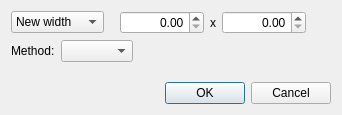
<?xml version="1.0" encoding="UTF-8"?>
<ui version="4.0">
 <class>MacroConfigResizeDialog</class>
 <widget class="QDialog" name="MacroConfigResizeDialog">
  <property name="windowModality">
   <enum>Qt::ApplicationModal</enum>
  </property>
  <property name="geometry">
   <rect>
    <x>0</x>
    <y>0</y>
    <width>342</width>
    <height>115</height>
   </rect>
  </property>
  <property name="windowTitle">
   <string>Resize</string>
  </property>
  <layout class="QVBoxLayout" name="verticalLayout">
   <item>
    <layout class="QVBoxLayout" name="verticalLayout_2">
     <item>
      <layout class="QHBoxLayout" name="horizontalLayout_3">
       <item>
        <widget class="QComboBox" name="comboBoxResizeMode">
         <item>
          <property name="text">
           <string>New width</string>
          </property>
         </item>
         <item>
          <property name="text">
           <string>New height</string>
          </property>
         </item>
         <item>
          <property name="text">
           <string>Long side</string>
          </property>
         </item>
         <item>
          <property name="text">
           <string>Short side</string>
          </property>
         </item>
         <item>
          <property name="text">
           <string>Scale to</string>
          </property>
         </item>
         <item>
          <property name="text">
           <string>New size</string>
          </property>
         </item>
        </widget>
       </item>
       <item>
        <spacer name="horizontalSpacer_5">
         <property name="orientation">
          <enum>Qt::Horizontal</enum>
         </property>
         <property name="sizeType">
          <enum>QSizePolicy::Fixed</enum>
         </property>
         <property name="sizeHint" stdset="0">
          <size>
           <width>10</width>
           <height>20</height>
          </size>
         </property>
        </spacer>
       </item>
       <item>
        <widget class="QDoubleSpinBox" name="doubleSpinBoxResizeW">
         <property name="alignment">
          <set>Qt::AlignRight|Qt::AlignTrailing|Qt::AlignVCenter</set>
         </property>
         <property name="maximum">
          <double>999999.989999999990687</double>
         </property>
        </widget>
       </item>
       <item>
        <widget class="QLabel" name="labelResizeOpLabel">
         <property name="sizePolicy">
          <sizepolicy hsizetype="Minimum" vsizetype="Preferred">
           <horstretch>0</horstretch>
           <verstretch>0</verstretch>
          </sizepolicy>
         </property>
         <property name="text">
          <string>x</string>
         </property>
        </widget>
       </item>
       <item>
        <widget class="QDoubleSpinBox" name="doubleSpinBoxResizeH">
         <property name="alignment">
          <set>Qt::AlignRight|Qt::AlignTrailing|Qt::AlignVCenter</set>
         </property>
         <property name="maximum">
          <double>999999.989999999990687</double>
         </property>
        </widget>
       </item>
       <item>
        <spacer name="horizontalSpacer_3">
         <property name="orientation">
          <enum>Qt::Horizontal</enum>
         </property>
         <property name="sizeHint" stdset="0">
          <size>
           <width>40</width>
           <height>20</height>
          </size>
         </property>
        </spacer>
       </item>
      </layout>
     </item>
     <item>
      <layout class="QHBoxLayout" name="horizontalLayout_4">
       <item>
        <widget class="QLabel" name="labelResizeAlgo">
         <property name="text">
          <string>Method:</string>
         </property>
        </widget>
       </item>
       <item>
        <widget class="QComboBox" name="comboBoxResizeAlgorithm"/>
       </item>
       <item>
        <spacer name="horizontalSpacer_4">
         <property name="orientation">
          <enum>Qt::Horizontal</enum>
         </property>
         <property name="sizeHint" stdset="0">
          <size>
           <width>40</width>
           <height>20</height>
          </size>
         </property>
        </spacer>
       </item>
      </layout>
     </item>
     <item>
      <spacer name="verticalSpacer_2">
       <property name="orientation">
        <enum>Qt::Vertical</enum>
       </property>
       <property name="sizeHint" stdset="0">
        <size>
         <width>20</width>
         <height>40</height>
        </size>
       </property>
      </spacer>
     </item>
    </layout>
   </item>
   <item>
    <widget class="QDialogButtonBox" name="buttonBox">
     <property name="standardButtons">
      <set>QDialogButtonBox::Cancel|QDialogButtonBox::Ok</set>
     </property>
    </widget>
   </item>
  </layout>
 </widget>
 <resources/>
 <connections>
  <connection>
   <sender>buttonBox</sender>
   <signal>accepted()</signal>
   <receiver>MacroConfigResizeDialog</receiver>
   <slot>accept()</slot>
   <hints>
    <hint type="sourcelabel">
     <x>20</x>
     <y>20</y>
    </hint>
    <hint type="destinationlabel">
     <x>20</x>
     <y>20</y>
    </hint>
   </hints>
  </connection>
  <connection>
   <sender>buttonBox</sender>
   <signal>rejected()</signal>
   <receiver>MacroConfigResizeDialog</receiver>
   <slot>reject()</slot>
   <hints>
    <hint type="sourcelabel">
     <x>20</x>
     <y>20</y>
    </hint>
    <hint type="destinationlabel">
     <x>20</x>
     <y>20</y>
    </hint>
   </hints>
  </connection>
 </connections>
</ui>
